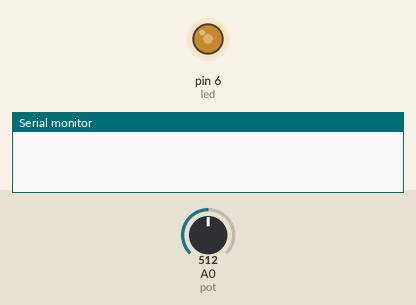
Bench run of a sketch on a simulated Arduino Uno, built with avr-gcc and run on an emulated ATmega328P. Shown: output pins drawn as LEDs (lit = HIGH), the last lines printed to the serial monitor. Inputs (shaded band) come from the test bench; at power-on: A0 (pot) = 512.

Above: at 1.2 s.
1.3 s: A0 (pot) set to 176
At 2.5 s:
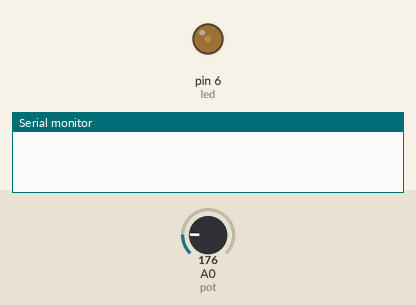
2.8 s: A0 (pot) set to 167
At 3.9 s:
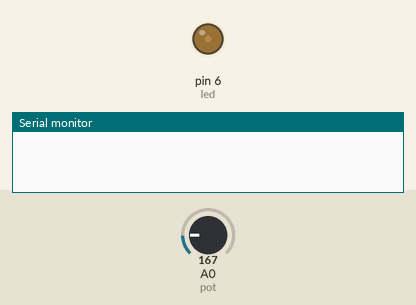
4.7 s: A0 (pot) set to 0
At 5.6 s:
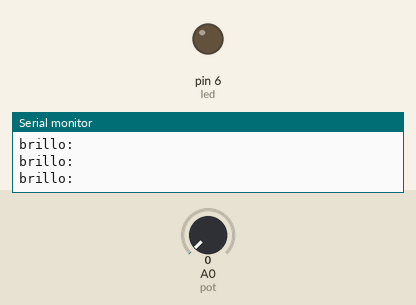
6.2 s: A0 (pot) set to 2
9.2 s: A0 (pot) set to 5
At 10.3 s:
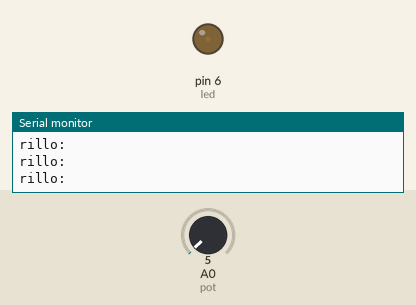
11.1 s: A0 (pot) set to 716
At 12.0 s:
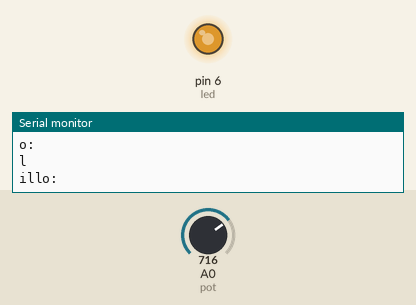
Timing chart, 0 to 13.6 s (numbered marks = the images above; inputs shaded):
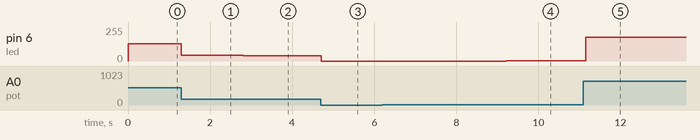

The sketch:

potenciometer.ino
```cpp
int led = 6;
int brillo;
int pot = 0;
void setup() {
  pinMode(led, OUTPUT);
  Serial.begin(9600);
}

void loop() {
  brillo = analogRead(pot) / 4;
  Serial.println("brillo: " + brillo);
  analogWrite(led, brillo);
}
```

Measured:
- after the input at 1.3 s, pin 6 (led): 128/255 → 44/255 at once
- after the input at 2.8 s, pin 6 (led): 44/255 → 41/255 at once
- after the input at 4.7 s, pin 6 (led): 41/255 → 0/255 at once
- after the input at 9.2 s, pin 6 (led): 0/255 → 1/255 at once
- after the input at 11.1 s, pin 6 (led): 1/255 → 179/255 after 0.05 s
